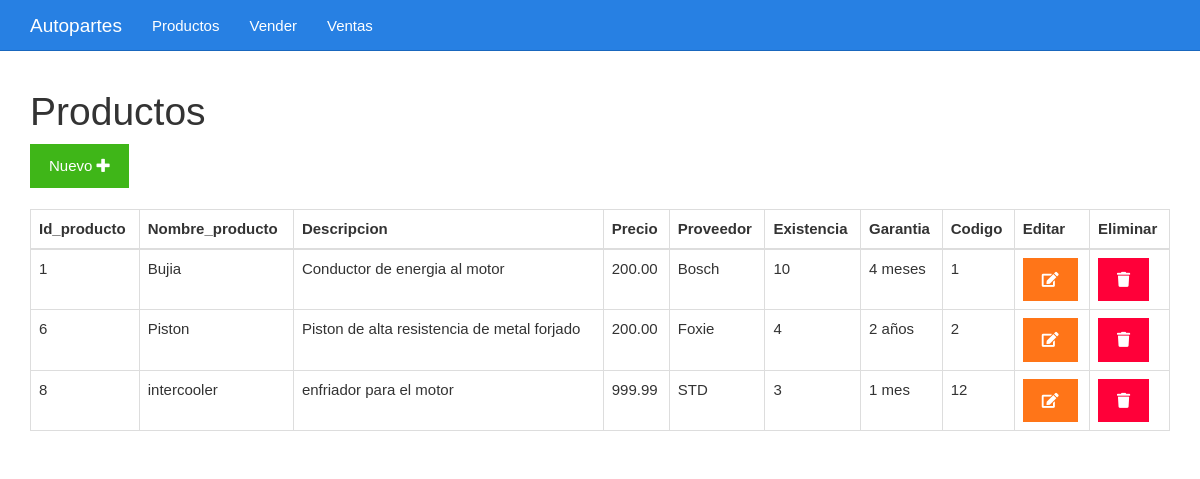
The app's page /listar.php with its own data.
### tables this page shows
CREATE TABLE `productos` (
  `id_producto` bigint(20) UNSIGNED NOT NULL,
  `nom_producto` varchar(255) NOT NULL,
  `descripcion` varchar(255) NOT NULL,
  `precio` decimal(5,2) NOT NULL,
  `proveedor` varchar(30) NOT NULL,
  `existencia` int(15) NOT NULL,
  `garantia` varchar(20) NOT NULL,
  `codigo` int(20) NOT NULL
);

### listar.php (the view)
<?php include_once "encabezado.php" ?>
<?php
include_once "base_de_datos.php";
$sentencia = $base_de_datos->query("SELECT * FROM productos;");
$productos = $sentencia->fetchAll(PDO::FETCH_OBJ);
?>
	<div class="col-xs-12">
		<h1>Productos</h1>
		<div>
			<a class="btn btn-success" href="./formulario.php">Nuevo <i class="fa fa-plus"></i></a>
		</div>
		<br>
		<table class="table table-bordered">
			<thead>
				<tr>
					<th>Id_producto</th>
					<th>Nombre_producto</th>
					<th>Descripcion</th>
					<th>Precio</th>
					<th>Proveedor</th>
					<th>Existencia</th>
					<th>Garantia</th>
					<th>Codigo</th>
					<th>Editar</th>
					<th>Eliminar</th>
				</tr>
			</thead>
			<tbody>
				<?php foreach($productos as $producto){ ?>
				<tr>
					<td><?php echo $producto->id_producto ?></td>
					<td><?php echo $producto->nom_producto ?></td>
					<td><?php echo $producto->descripcion ?></td>
					<td><?php echo $producto->precio ?></td>
					<td><?php echo $producto->proveedor ?></td>
					<td><?php echo $producto->existencia ?></td>
					<td><?php echo $producto->garantia ?></td>
					<td><?php echo $producto->codigo ?></td>
					<td><a class="btn btn-warning" href="<?php echo "editar.php?id_producto=" . $producto->id_producto?>"><i class="fa fa-edit"></i></a></td>
					<td><a class="btn btn-danger" href="<?php echo "eliminar.php?id_producto=" . $producto->id_producto?>"><i class="fa fa-trash"></i></a></td>
				</tr>
				<?php } ?>
			</tbody>
		</table>
	</div>
<?php include_once "pie.php" ?>

### css/estilo.css (style rules this page uses)
body { padding-top: 70px; }

### records on screen
productos: id_producto "1", nom_producto "Bujia", descripcion "Conductor de energia al motor", precio "200.00", proveedor "Bosch", existencia "10", garantia "4 meses", codigo "1"
productos: id_producto "6", nom_producto "Piston", descripcion "Piston de alta resistencia de metal forjado", precio "200.00", proveedor "Foxie", existencia "4", garantia "2 años", codigo "2"
productos: id_producto "8", nom_producto "intercooler", descripcion "enfriador para el motor", precio "999.99", proveedor "STD", existencia "3", garantia "1 mes", codigo "12"
